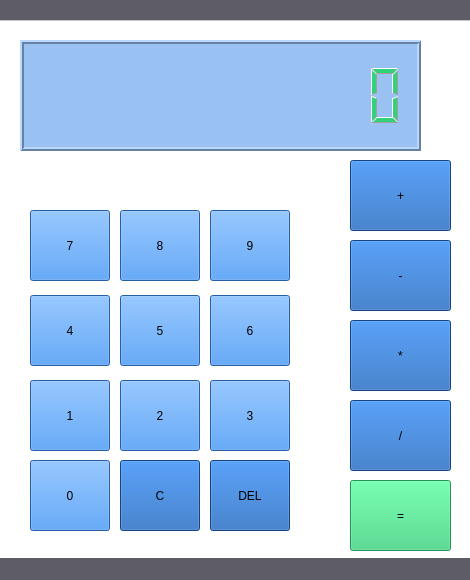
<?xml version="1.0" encoding="UTF-8"?>
<ui version="4.0">
 <class>MainWindow</class>
 <widget class="QMainWindow" name="MainWindow">
  <property name="geometry">
   <rect>
    <x>0</x>
    <y>0</y>
    <width>470</width>
    <height>580</height>
   </rect>
  </property>
  <property name="minimumSize">
   <size>
    <width>470</width>
    <height>580</height>
   </size>
  </property>
  <property name="maximumSize">
   <size>
    <width>470</width>
    <height>580</height>
   </size>
  </property>
  <property name="windowTitle">
   <string>G.calc</string>
  </property>
  <property name="autoFillBackground">
   <bool>false</bool>
  </property>
  <property name="styleSheet">
   <string notr="true">background-color: rgb(94, 92, 100);</string>
  </property>
  <widget class="QWidget" name="centralwidget">
   <widget class="QFrame" name="frame">
    <property name="geometry">
     <rect>
      <x>-10</x>
      <y>20</y>
      <width>491</width>
      <height>571</height>
     </rect>
    </property>
    <property name="styleSheet">
     <string notr="true">background-color: rgb(255, 255, 255);</string>
    </property>
    <property name="frameShape">
     <enum>QFrame::StyledPanel</enum>
    </property>
    <property name="frameShadow">
     <enum>QFrame::Raised</enum>
    </property>
    <widget class="QLCDNumber" name="tela">
     <property name="geometry">
      <rect>
       <x>30</x>
       <y>20</y>
       <width>401</width>
       <height>111</height>
      </rect>
     </property>
     <property name="font">
      <font>
       <italic>false</italic>
      </font>
     </property>
     <property name="styleSheet">
      <string notr="true">color: rgb(51, 209, 122);
border-color: rgb(97, 53, 131);
background-color: rgb(153, 193, 241);</string>
     </property>
     <property name="lineWidth">
      <number>2</number>
     </property>
     <property name="smallDecimalPoint">
      <bool>true</bool>
     </property>
     <property name="digitCount">
      <number>10</number>
     </property>
    </widget>
    <widget class="QPushButton" name="b7">
     <property name="geometry">
      <rect>
       <x>40</x>
       <y>190</y>
       <width>80</width>
       <height>71</height>
      </rect>
     </property>
     <property name="styleSheet">
      <string notr="true">background-color: rgb(53, 132, 228);
font: 75 18pt &quot;Hack&quot;;</string>
     </property>
     <property name="text">
      <string>7</string>
     </property>
    </widget>
    <widget class="QPushButton" name="b8">
     <property name="geometry">
      <rect>
       <x>130</x>
       <y>190</y>
       <width>80</width>
       <height>71</height>
      </rect>
     </property>
     <property name="styleSheet">
      <string notr="true">background-color: rgb(53, 132, 228);
font: 75 18pt &quot;Hack&quot;;</string>
     </property>
     <property name="text">
      <string>8</string>
     </property>
    </widget>
    <widget class="QPushButton" name="b9">
     <property name="geometry">
      <rect>
       <x>220</x>
       <y>190</y>
       <width>80</width>
       <height>71</height>
      </rect>
     </property>
     <property name="styleSheet">
      <string notr="true">background-color: rgb(53, 132, 228);font: 75 18pt &quot;Hack&quot;;</string>
     </property>
     <property name="text">
      <string>9</string>
     </property>
    </widget>
    <widget class="QPushButton" name="b4">
     <property name="geometry">
      <rect>
       <x>40</x>
       <y>275</y>
       <width>80</width>
       <height>71</height>
      </rect>
     </property>
     <property name="styleSheet">
      <string notr="true">background-color: rgb(53, 132, 228);font: 75 18pt &quot;Hack&quot;;</string>
     </property>
     <property name="text">
      <string>4</string>
     </property>
    </widget>
    <widget class="QPushButton" name="b5">
     <property name="geometry">
      <rect>
       <x>130</x>
       <y>275</y>
       <width>80</width>
       <height>71</height>
      </rect>
     </property>
     <property name="styleSheet">
      <string notr="true">background-color: rgb(53, 132, 228);font: 75 18pt &quot;Hack&quot;;</string>
     </property>
     <property name="text">
      <string>5</string>
     </property>
    </widget>
    <widget class="QPushButton" name="b6">
     <property name="geometry">
      <rect>
       <x>220</x>
       <y>275</y>
       <width>80</width>
       <height>71</height>
      </rect>
     </property>
     <property name="styleSheet">
      <string notr="true">background-color: rgb(53, 132, 228);font: 75 18pt &quot;Hack&quot;;</string>
     </property>
     <property name="text">
      <string>6</string>
     </property>
    </widget>
    <widget class="QPushButton" name="b1">
     <property name="geometry">
      <rect>
       <x>40</x>
       <y>360</y>
       <width>80</width>
       <height>71</height>
      </rect>
     </property>
     <property name="styleSheet">
      <string notr="true">background-color: rgb(53, 132, 228);font: 75 18pt &quot;Hack&quot;;</string>
     </property>
     <property name="text">
      <string>1</string>
     </property>
    </widget>
    <widget class="QPushButton" name="b2">
     <property name="geometry">
      <rect>
       <x>130</x>
       <y>360</y>
       <width>80</width>
       <height>71</height>
      </rect>
     </property>
     <property name="styleSheet">
      <string notr="true">background-color: rgb(53, 132, 228);font: 75 18pt &quot;Hack&quot;;</string>
     </property>
     <property name="text">
      <string>2</string>
     </property>
    </widget>
    <widget class="QPushButton" name="b3">
     <property name="geometry">
      <rect>
       <x>220</x>
       <y>360</y>
       <width>80</width>
       <height>71</height>
      </rect>
     </property>
     <property name="styleSheet">
      <string notr="true">background-color: rgb(53, 132, 228);font: 75 18pt &quot;Hack&quot;;</string>
     </property>
     <property name="text">
      <string>3</string>
     </property>
    </widget>
    <widget class="QPushButton" name="bplus">
     <property name="geometry">
      <rect>
       <x>360</x>
       <y>140</y>
       <width>101</width>
       <height>71</height>
      </rect>
     </property>
     <property name="styleSheet">
      <string notr="true">background-color: rgb(26, 95, 180);font: 75 18pt &quot;Hack&quot;;</string>
     </property>
     <property name="text">
      <string>+</string>
     </property>
    </widget>
    <widget class="QPushButton" name="bless">
     <property name="geometry">
      <rect>
       <x>360</x>
       <y>220</y>
       <width>101</width>
       <height>71</height>
      </rect>
     </property>
     <property name="styleSheet">
      <string notr="true">background-color: rgb(26, 95, 180);font: 75 18pt &quot;Hack&quot;;</string>
     </property>
     <property name="text">
      <string>-</string>
     </property>
    </widget>
    <widget class="QPushButton" name="beq">
     <property name="geometry">
      <rect>
       <x>360</x>
       <y>460</y>
       <width>101</width>
       <height>71</height>
      </rect>
     </property>
     <property name="styleSheet">
      <string notr="true">font: 75 18pt &quot;Hack&quot;;
background-color: rgb(51, 209, 122);</string>
     </property>
     <property name="text">
      <string>=</string>
     </property>
    </widget>
    <widget class="QPushButton" name="b0">
     <property name="geometry">
      <rect>
       <x>40</x>
       <y>440</y>
       <width>80</width>
       <height>71</height>
      </rect>
     </property>
     <property name="styleSheet">
      <string notr="true">background-color: rgb(53, 132, 228);font: 75 18pt &quot;Hack&quot;;</string>
     </property>
     <property name="text">
      <string>0</string>
     </property>
    </widget>
    <widget class="QPushButton" name="bc">
     <property name="geometry">
      <rect>
       <x>130</x>
       <y>440</y>
       <width>80</width>
       <height>71</height>
      </rect>
     </property>
     <property name="styleSheet">
      <string notr="true">background-color: rgb(26, 95, 180);font: 75 18pt &quot;Hack&quot;;</string>
     </property>
     <property name="text">
      <string>C</string>
     </property>
    </widget>
    <widget class="QPushButton" name="bdel">
     <property name="geometry">
      <rect>
       <x>220</x>
       <y>440</y>
       <width>80</width>
       <height>71</height>
      </rect>
     </property>
     <property name="styleSheet">
      <string notr="true">background-color: rgb(26, 95, 180);font: 75 18pt &quot;Hack&quot;;</string>
     </property>
     <property name="text">
      <string>DEL</string>
     </property>
    </widget>
    <widget class="QPushButton" name="btimes">
     <property name="geometry">
      <rect>
       <x>360</x>
       <y>300</y>
       <width>101</width>
       <height>71</height>
      </rect>
     </property>
     <property name="styleSheet">
      <string notr="true">background-color: rgb(26, 95, 180);font: 75 18pt &quot;Hack&quot;;</string>
     </property>
     <property name="text">
      <string>*</string>
     </property>
    </widget>
    <widget class="QPushButton" name="bover">
     <property name="geometry">
      <rect>
       <x>360</x>
       <y>380</y>
       <width>101</width>
       <height>71</height>
      </rect>
     </property>
     <property name="styleSheet">
      <string notr="true">background-color: rgb(26, 95, 180);font: 75 18pt &quot;Hack&quot;;</string>
     </property>
     <property name="text">
      <string>/</string>
     </property>
    </widget>
   </widget>
  </widget>
  <widget class="QStatusBar" name="statusbar"/>
 </widget>
 <resources/>
 <connections/>
</ui>
